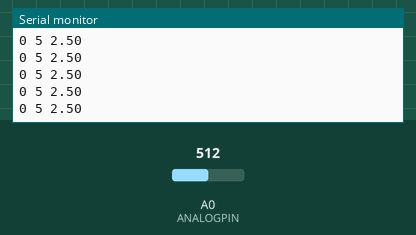
This sketch was run on a simulated Arduino Uno, built with avr-gcc and run on an emulated ATmega328P. Shown: the last lines printed to the serial monitor. The inputs (shaded band) are chosen by the test bench; at power-on: A0 (ANALOGPIN) = 512.

Above: at 1.2 s.
1.3 s: A0 (ANALOGPIN) set to 716
At 2.3 s:
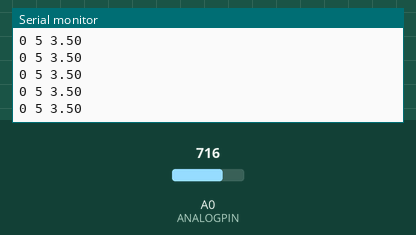
2.8 s: A0 (ANALOGPIN) set to 900
At 3.5 s:
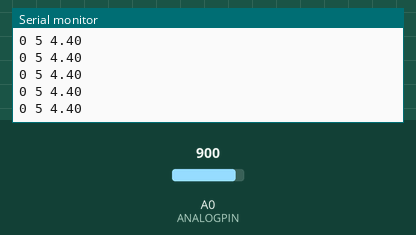
Timing chart, 0 to 5.8 s (numbered marks = the images above; inputs shaded):
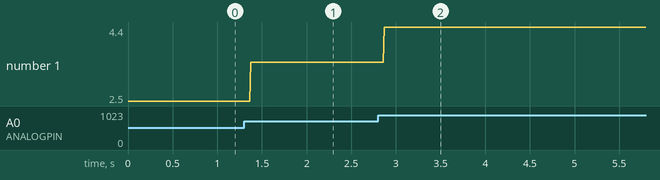

Measured:
- after the input at 1.3 s, the serial monitor: prints a new line after 0.07 s (image 1)
- after the input at 2.8 s, the serial monitor: prints a new line after 0.07 s (image 2)
- plotted number 1: 2.5 → 3.5 after the input at 1.3 s, 3.5 → 4.4 after the input at 2.8 s

The sketch:

AMR.ino
```cpp
/*
Title: Calculate Linear Speed of Wheel from AMR Sensor
Author: Parker Schless (pis7)
Date: 6/1/23
Version: 1.1

Summary:
This code reads the ADC value from an AMR sensor and uses the time between magnet detections (signal peaks) to calculate speed from
the equation v = d / t where d is the circumference of the wheel and t is the time between magnet detections.

References:
- ADC: https://www.electronicwings.com/arduino/adc-in-arduino, https://cdn.arduino.cc/reference/en/language/functions/analog-io/analogreference/
- Serial: https://www.arduino.cc/reference/en/language/functions/communication/serial/
*/

float maxDigVal = 1023; // Maximum digital value of ADC (10-bit ADC for the boards we are using)

// Initialize variables - CHANGE FOLLOWING PARAMETERS AS NEEDED (MUST MATCH IN PYTHON) -----------------------------------------
#define BAUDRATE 9600 // Serial baudrate
#define ANALOGPIN 0 // Analog pin used for Vout
#define DELAYTIME 1 // Delay time in msec
#define CIRCUM 2*3.14159265*0.5625 // 2*pi*radius (ft)
float vref = 5.0; // Reference voltage used
int prevTime = 0;
int thisTime = 0;
float threshold = 3.0;
bool getPtDone = false;
float thisDiff = 0;
float prevDiff = 0;

// Main functions, REMEMBER TO FLASH CODE TO ARDUINO IF CHANGES MADE -----------------------------------------------------------

void setup() {
 analogReference(EXTERNAL); // Sets ADC reference voltage to AREF pin voltage
 Serial.begin(BAUDRATE); // Sets up serial with specified baudrate
}

void loop() {
  prevDiff = thisDiff;
  float digitalVal0 = analogRead(ANALOGPIN); // Read in digital value in range 0 - 1023 from ADC pin
  float analogVoltage0 = vref*digitalVal0/maxDigVal; // Convert digital value to analog voltage

  Serial.print(0);
  Serial.print(" ");
  Serial.print(5);
  Serial.print(" ");
  Serial.println(analogVoltage0);

  if (analogVoltage0 > threshold && getPtDone == false) { // If large difference between new and previous values and crosses
    prevTime = thisTime;
    thisTime = millis(); // Obtain time points
    float speed = CIRCUM / (float) (thisTime - prevTime); // v = d/t in ft/ms
    speed = 1000.0 * 3600.0 * speed / 5280.0; // get v in mph
    Serial.println(speed);
    getPtDone = true;
  }
  if (analogVoltage0 < threshold && getPtDone == true) { // Once no longer large distance, reset bool to trigger on next point
    getPtDone = false;
  }
  delay(DELAYTIME); // delay for specified time before sending next sample
}
```
